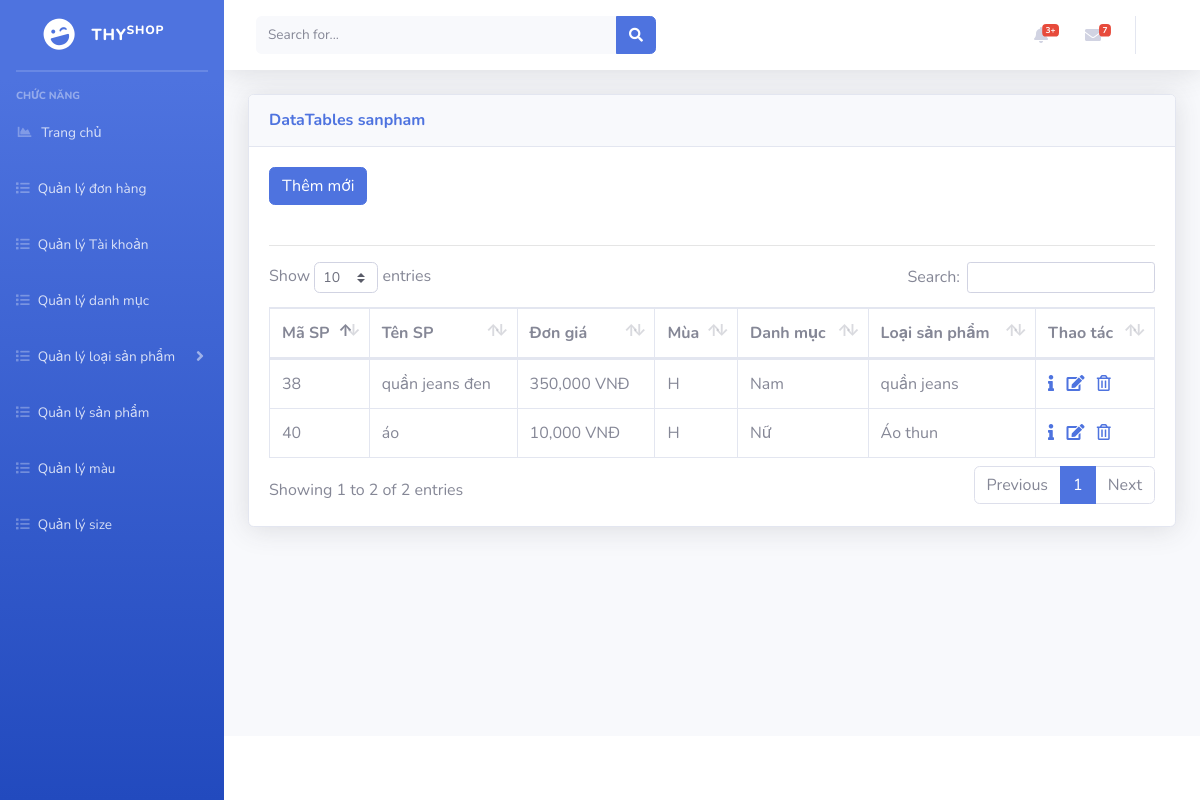
Page /admin/index.php?mod=sanpham on the committed database.
### tables this page shows
CREATE TABLE `sanpham` (
  `idSP` int(11) NOT NULL,
  `tenSP` varchar(100) NOT NULL,
  `donGia` decimal(10,0) NOT NULL,
  `mua` char(1) NOT NULL,
  `moTa` text NOT NULL,
  `trangThai` char(1) NOT NULL,
  `idLSP` int(11) NOT NULL
);

CREATE TABLE `loaisanpham` (
  `idLSP` int(11) NOT NULL,
  `tenLSP` varchar(200) NOT NULL,
  `trangThai` varchar(200) NOT NULL,
  `idDM` int(11) NOT NULL
);

CREATE TABLE `danhmuc` (
  `idDM` int(11) NOT NULL,
  `tenDM` varchar(200) NOT NULL,
  `trangThai` varchar(200) NOT NULL
);

### admin/models/connection.php (called while the page is built, shortened)
<?php
    class Connection{
        function __construct()
        {
            $server_name ="localhost";
            $username ="root";
            $password ="";
            $db_name ="shopthy";
            $this->conn = new mysqli($server_name,$username,$password,$db_name);
        }
    }
?>

### admin/models/model.php (called while the page is built, shortened)
<?php
 require_once('./models/connection.php');
class Model
{
    function __construct()
    {
        $conn_obj = new Connection();
        $this->conn = $conn_obj->conn;
    }
}
?>

### admin/controller/sanPhamController.php (called while the page is built, shortened)
<?php
require_once('./models/sanPhamModel.php');
class sanPhamController
{
    var $sp_model;
    public function __construct()
    {
        $this->sp_model = new sanPhamModel();
    }
    public function getAllSanPham()
    {
        $data = $this->sp_model->getAllSanPham();
        return $data;
    }
}

### admin/models/sanPhamModel.php (called while the page is built, shortened)
<?php
require_once('./models/model.php');
class sanPhamModel extends Model
{
    public function getAllSanPham()
    {
        $sql = "select * from sanpham where trangThai = 1";
        $rs = $this->conn->query($sql);
        $data = array();
        if ($rs->num_rows > 0) {
            while ($row = $rs->fetch_assoc()) {
                $data[] = $row;
            }
        }
        return $data;
    }
}

### admin/controller/loaiSanPhamController.php (called while the page is built, shortened)
<?php
    require_once('./models/loaiSanPhamModel.php');
    class loaiSanPhamController{
        var $lsp_model;
        public function __construct()
        {
            $this->lsp_model = new loaiSanPhamModel();
        }
        public function getTenLoaiSanPham($id){
            return $this->lsp_model->getTenLoaiSanPham($id);
        }
        public function getIdDanhmuc($id)
        {
            return $this->lsp_model->getIdDanhMuc($id);
        }
    }
?>

### admin/models/loaiSanPhamModel.php (called while the page is built, shortened)
<?php
require_once("./models/model.php");
class loaiSanPhamModel extends Model
{
    public function getTenLoaiSanPham($id){
        $query = "select tenLSP from loaisanpham where idLSP ='$id' ";
        $rs = $this->conn->query($query)->fetch_assoc();
        return $rs['tenLSP'];
    }
    public function getIdDanhMuc($id)
    {
        $query = "select idDM from loaisanpham where idLSP ='$id' ";
        $rs = $this->conn->query($query)->fetch_assoc();
        return $rs['idDM'];
    }
}

### admin/controller/danhMucController.php (called while the page is built, shortened)
<?php
    require_once('./models/danhmucModel.php');
    class danhMucController{
        var $dm_model;
        public function __construct()
        {
            $this->dm_model = new DanhMucModel();
        }
        public function getTenDM($idDM){
            $tenDM = $this->dm_model->getTenDM($idDM);
            return $tenDM;
        }
    }

### admin/models/danhmucModel.php (called while the page is built, shortened)
<?php
    require_once('./models/model.php');
    class DanhMucModel extends Model
    {
        public function getTenDM($idDM)
        {
            if($idDM!=null){
                $sql = "select tenDM from danhmuc where idDM = '$idDM'";
                $rs = $this->conn->query($sql)->fetch_assoc();
                return $rs['tenDM'];
            }
        }
    }
?>

### admin/views/sanpham/sanphamView.php (the view, shortened to what this page needs)
<?php
    require_once('controller/sanPhamController.php');
    require_once('controller/loaiSanPhamController.php');
    require_once('controller/danhMucController.php');
    $sp_controller = new sanPhamController();
    $lsp_controller = new loaiSanPhamController();
    $dm_controller = new danhMucController();
    $data = $sp_controller->getAllSanPham();
?>
<a href="?mod=sanpham&act=add" type="button" class="btn btn-primary">Thêm mới</a>
<br>
<br>
<hr>
<?php
    if($data == null){ ?>
        <p>Không có sản phẩm nào</p>
<?php
    }
    else{
?>
<table class="table table-bordered" id="dataTable" width="100%" cellspacing="0">
    <thead>
        <tr>
        <th scope="col">Mã SP</th>
        <th scope="col">Tên SP</th>
        <th scope="col">Đơn giá</th>
        <th scope="col">Mùa</th>
        <th scope="col">Danh mục</th>
        <th scope="col">Loại sản phẩm</th>
        <th scope="col">Thao tác</th>
        </tr>
    </thead>
    <tbody>
        <?php foreach ($data as $row) { ?>
        <tr>
            <td><?= $row['idSP'] ?></td>
            <td><?= $row['tenSP'] ?></td>
            <td><?= number_format($row['donGia'], 0) ." VNĐ";  ?></td>
            <td><?= $row['mua'] ?></td>
            <td><?= $dm_controller->getTenDM($lsp_controller->getIdDanhmuc((int)$row['idLSP'])) ?></td>
            <td><?= $lsp_controller->getTenLoaiSanPham((int)$row['idLSP']) ?></td>
            <td>
                <a href="?mod=sanpham&act=detail&id=<?= $row['idSP'] ?>"><i class="fas fa-info"></i></a> &nbsp;
                <a href="?mod=sanpham&act=edit&id=<?= $row['idSP'] ?>"><i class="fas fa-edit"></i></a> &nbsp;
                <a href="?mod=sanpham&act=delete&id=<?= $row['idSP'] ?>" onclick="return confirm('Bạn có thật sự muốn xóa ?');">
                    <i class="far fa-trash-alt"></i>
                </a>
            </td>
        </tr>
        <?php } ?>
</table>
<?php
    }
?>

### admin/index.php (shortened to what this page needs)
<!DOCTYPE html>
<html lang="en">
<head>
    <link href="./assets/vendor/fontawesome-free/css/all.min.css" rel="stylesheet" type="text/css">
    <link href="./assets/css/sb-admin-2.min.css" rel="stylesheet">
    <link href="./assets/vendor/datatables/dataTables.bootstrap4.min.css" rel="stylesheet">
</head>
<body id="page-top">
    <div id="wrapper">
        <ul class="navbar-nav bg-gradient-primary sidebar sidebar-dark accordion" id="accordionSidebar">
            <a class="sidebar-brand d-flex align-items-center justify-content-center" href="">
                <div class="sidebar-brand-icon rotate-n-15">
                    <i class="fas fa-laugh-wink"></i>
                </div>
                <div class="sidebar-brand-text mx-3">THY<sup>shop</sup></div>
            </a>
            <hr class="sidebar-divider my-0">
            <hr class="sidebar-divider">
            <div class="sidebar-heading">
                Chức năng
            </div>
            <li class="nav-item">
                <a class="nav-link" href="index.php">
                    <i class="fas fa-fw fa-chart-area"></i>
                    <span>Trang chủ</span>
                </a>
            </li>
            <li class="nav-item">
                <a class="nav-link collapsed" href="?mod=donhang">
                    <i class="fas fa-list"></i>
                    <span>Quản lý đơn hàng</span>
                </a>
            </li>
            <li class="nav-item">
                <a class="nav-link collapsed" href="?mod=taikhoan">
                    <i class="fas fa-list"></i>
                    <span>Quản lý Tài khoản</span>
                </a>
            </li>
            <li class="nav-item">
                <a class="nav-link collapsed" href="?mod=danhmuc">
                    <i class="fas fa-list"></i>
                    <span>Quản lý danh mục</span>
                </a>
            </li>
            <li class="nav-item">
                <a class="nav-link collapsed" href="#" data-toggle="collapse" data-target="#collapseTwo" aria-expanded="true" aria-controls="collapseTwo">
                    <i class="fas fa-list"></i>
                    <span>Quản lý loại sản phẩm</span>
                </a>
            </li>
            <li class="nav-item">
                <a class="nav-link collapsed" href="?mod=sanpham">
                    <i class="fas fa-list"></i>
                    <span>Quản lý sản phẩm</span>
                </a>
            </li>
            <li class="nav-item">
                <a class="nav-link collapsed" href="?mod=mau">
                    <i class="fas fa-list"></i>
                    <span>Quản lý màu</span>
                </a>
            </li>
            <li class="nav-item">
                <a class="nav-link collapsed" href="?mod=size">
                    <i class="fas fa-list"></i>
                    <span>Quản lý size</span>
                </a>
            </li>
        </ul>
        <div id="content-wrapper" class="d-flex flex-column">
            <div id="content">
                <nav class="navbar navbar-expand navbar-light bg-white topbar mb-4 static-top shadow">
                    <form class="d-none d-sm-inline-block form-inline mr-auto ml-md-3 my-2 my-md-0 mw-100 navbar-search">
                        <div class="input-group">
                            <input type="text" class="form-control bg-light border-0 small" placeholder="Search for..." aria-label="Search" aria-describedby="basic-addon2">
                            <div class="input-group-append">
                                <button class="btn btn-primary" type="button">
                                    <i class="fas fa-search fa-sm"></i>
                                </button>
                            </div>
                        </div>
                    </form>
                    <ul class="navbar-nav ml-auto">
                        <li class="nav-item dropdown no-arrow mx-1">
                            <a class="nav-link dropdown-toggle" href="#" id="alertsDropdown" role="button" data-toggle="dropdown" aria-haspopup="true" aria-expanded="false">
                                <i class="fas fa-bell fa-fw"></i>
                                <span class="badge badge-danger badge-counter">3+</span>
                            </a>
                        </li>
                        <li class="nav-item dropdown no-arrow mx-1">
                            <a class="nav-link dropdown-toggle" href="#" id="messagesDropdown" role="button" data-toggle="dropdown" aria-haspopup="true" aria-expanded="false">
                                <i class="fas fa-envelope fa-fw"></i>
                                <span class="badge badge-danger badge-counter">7</span>
                            </a>
                        </li>
                        <li class="nav-item dropdown no-arrow">
                            <a class="nav-link dropdown-toggle" href="#" id="userDropdown" role="button" data-toggle="dropdown" aria-haspopup="true" aria-expanded="false">
                            </a>
                        </li>
                    </ul>
                </nav>
                <div class="container-fluid">
                    <div class="card shadow mb-4">
                        <div class="card-header py-3">
                            <?php
                            $mod = isset($_GET['mod']) ? $_GET['mod'] : "";
                            require_once('./controller/danhMucController.php');
                            $dm_controller = new danhMucController();
                            $idDM = isset($_GET['idDM']) ? $_GET['idDM'] : "";
                            $tenDM = $dm_controller->getTenDM($idDM);
                            ?>
                            <h6 class="m-0 font-weight-bold text-primary">DataTables <?= $mod ?> <?= $tenDM ?></h6>
                        </div>
                        <div class="card-body">
                            <div class="table-responsive">
                                <?php
                                $act = isset($_GET['act']) ? $_GET['act'] : "";
                                switch ($mod) {
                                    case "sanpham":
                                        require_once('./controller/sanPhamController.php');
                                        switch ($act) {
                                            default:
                                                require_once('./views/sanpham/sanPhamView.php');
                                        }
                                        break;
                                }
                                ?>
                            </div>
                        </div>
                    </div>
                </div>
            </div>
            <footer class="sticky-footer bg-white">
            </footer>
        </div>
    </div>
</body>
</html>

### rows in the picture
sanpham: idSP "38", tenSP "quần jeans đen", donGia "350,000", mua "H", idLSP.tenDM "Nam", idLSP.tenLSP "quần jeans"
sanpham: idSP "40", tenSP "áo", donGia "10,000", mua "H", idLSP.tenDM "Nữ", idLSP.tenLSP "Áo thun"

### other values in the picture
$mod "sanpham"
